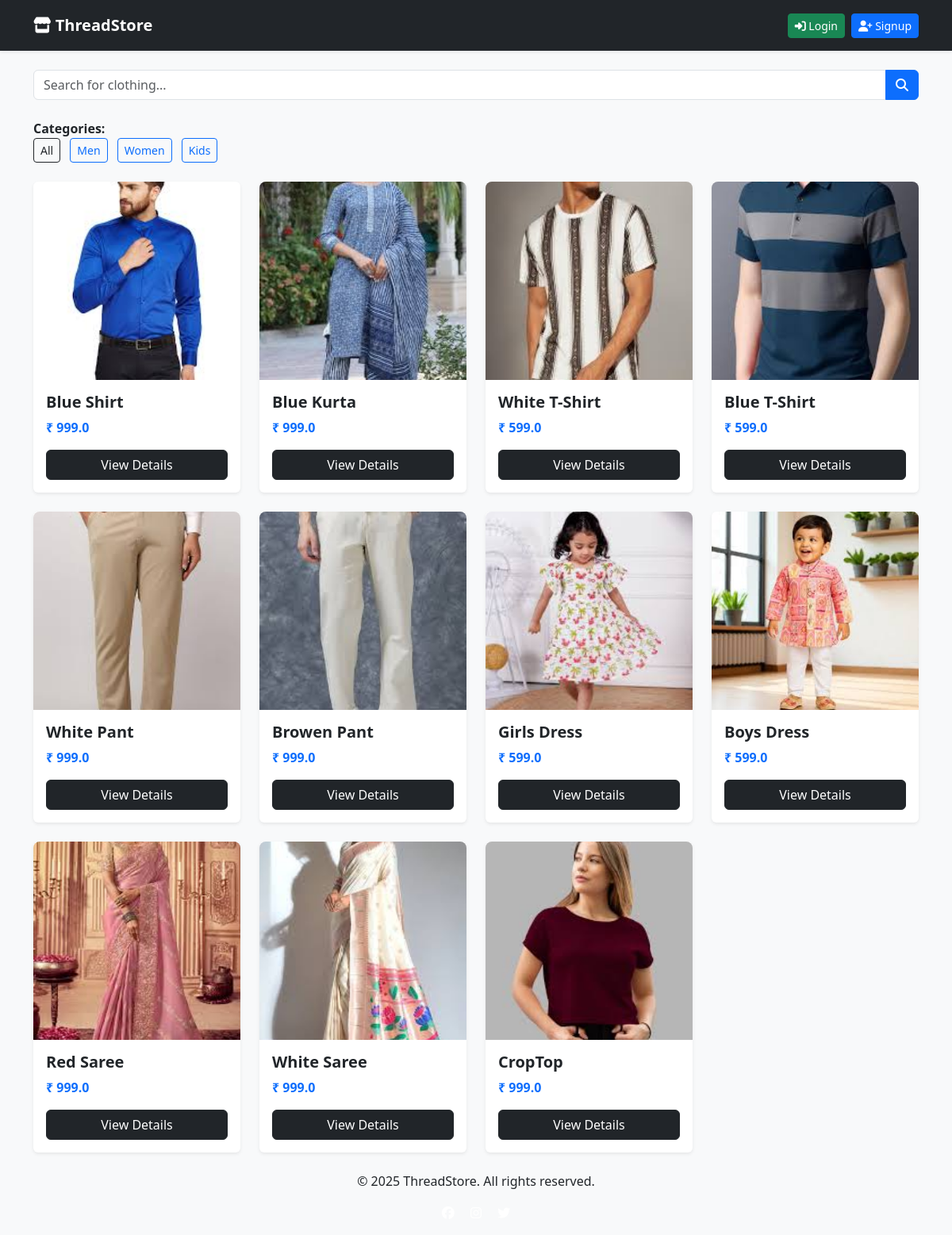
The page / on the database its author committed.
### store/models.py (models this page shows, shortened)
class Category(models.Model):
    name = models.CharField(max_length=100)

class Product(models.Model):
    category = models.ForeignKey(Category, on_delete=models.CASCADE)
    title = models.CharField(max_length=200)
    description = models.TextField()
    price = models.FloatField()
    image = models.ImageField(upload_to='products/')
    stock = models.IntegerField(default=10)

### store/views.py (the view)
# urls.py: 2. Add a URL to urlpatterns:  path('', views.home, name='home')
def home(request):
    query = request.GET.get("q", "")
    category_id = request.GET.get("cat", "")
    products = Product.objects.all()
    categories = Category.objects.all()
    if query:
        products = products.filter(title__icontains=query)
    if category_id:
        products = products.filter(category__id=category_id)
    return render(request, "store/home.html", {
        "products": products,
        "categories": categories,
        "query": query,
    })

### templates/store/home.html
{% extends "store/base.html" %}
{% block content %}
<form method="GET" class="mb-4">
  <div class="input-group">
    <input type="text" name="q" class="form-control" placeholder="Search for clothing..."
           value="{{ query }}">
    <button class="btn btn-primary">
      <i class="fa-solid fa-magnifying-glass"></i>
    </button>
  </div>
</form>
<div class="mb-4">
  <strong>Categories:</strong><br>
  <a href="/" class="btn btn-outline-dark btn-sm category-btn">All</a>
  {% for cat in categories %}
    <a href="/?cat={{ cat.id }}" class="btn btn-outline-primary btn-sm category-btn">
      {{ cat.name }}
    </a>
  {% endfor %}
</div>
<div class="row">
  {% for product in products %}
  <div class="col-md-3 mb-4">
    <div class="card product-card border-0 shadow-sm">
      <img src="{{ product.image.url }}" class="product-img">
      <div class="card-body">
        <h5 class="fw-bold">{{ product.title }}</h5>
        <p class="text-primary fw-bold">₹ {{ product.price }}</p>
        <a href="/product/{{ product.id }}/" class="btn btn-dark w-100">
          View Details
        </a>
      </div>
    </div>
  </div>
  {% endfor %}
</div>
{% endblock %}

### templates/store/base.html (shortened to what this page needs)
<!DOCTYPE html>
<html>
<head>
    <link href="https://cdn.jsdelivr.net/npm/bootstrap@5.3.0/dist/css/bootstrap.min.css" rel="stylesheet">
    <link href="https://cdnjs.cloudflare.com/ajax/libs/font-awesome/6.5.0/css/all.min.css" rel="stylesheet">
</head>
<body>
<nav class="navbar navbar-dark bg-dark navbar-expand-lg shadow-sm">
  <div class="container">
    <a class="navbar-brand fw-bold" href="/">
        <i class="fa-solid fa-store"></i> ThreadStore
    </a>
    <div class="collapse navbar-collapse" id="navMenu">
      <ul class="navbar-nav">
        {% if user.is_authenticated %}
        <li class="nav-item">
          <a class="nav-link text-white" href="/">
             hello, {{user.username}}
          </a>
        </li>
        <li class="nav-item">
          <a class="nav-link text-white" href="/my-orders/">
            <i class="fa-solid fa-box"></i> My Orders
          </a>
        </li>
        <li class="nav-item ms-2">
          <a class="btn btn-light btn-sm" href="/cart/">
            <i class="fa-solid fa-cart-shopping"></i> Cart
          </a>
        </li>
        <li class="nav-item ms-2">
          <a class="btn btn-warning btn-sm" href="/logout/">
            <i class="fa-solid fa-right-from-bracket"></i> Logout
          </a>
        </li>
        {% else %}
        <li class="nav-item">
          <a class="btn btn-success btn-sm" href="/login/">
            <i class="fa-solid fa-right-to-bracket"></i> Login
          </a>
        </li>
        <li class="nav-item ms-2">
          <a class="btn btn-primary btn-sm" href="/signup/">
            <i class="fa-solid fa-user-plus"></i> Signup
          </a>
        </li>
        {% endif %}
      </ul>
    </div>
  </div>
</nav>
<div class="container mt-4">
  {% block content %}{% endblock %}
</div>
<footer>
  <div class="container text-center">
    <p>© 2025 ThreadStore. All rights reserved.</p>
    <p>
      <a href="https://www.facebook.com" target="_blank" class="text-white mx-2"><i class="fa-brands fa-facebook"></i></a>
      <a href="https://www.instagram.com" target="_blank" class="text-white mx-2"><i class="fa-brands fa-instagram"></i></a>
      <a href="https://www.twitter.com" target="_blank" class="text-white mx-2"><i class="fa-brands fa-twitter"></i></a>
    </p>
  </div>
</footer>
</body>
</html>

### templates/store/base.html (style rules this page uses)
body { background: #f8f9fa; }
.navbar { padding: 12px 0; }
.product-img { height: 250px; object-fit: cover; border-radius: 8px 8px 0 0; }
.category-btn { margin-right: 8px; }

### rows shown on the page
Category: name "Men"
Category: name "Women"
Category: name "Kids"
Product: image (picture), title "Blue Shirt", price "999.0"
Product: image (picture), title "Blue Kurta", price "999.0"
Product: image (picture), title "White T-Shirt", price "599.0"
Product: image (picture), title "Blue T-Shirt", price "599.0"
Product: image (picture), title "White Pant", price "999.0"
Product: image (picture), title "Browen Pant", price "999.0"
Product: image (picture), title "Girls Dress", price "599.0"
Product: image (picture), title "Boys Dress", price "599.0"
Product: image (picture), title "Red Saree", price "999.0"
Product: image (picture), title "White Saree", price "999.0"
Product: image (picture), title "CropTop", price "999.0"
